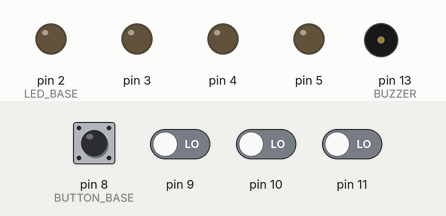
This sketch was run on a simulated Arduino Uno, built with avr-gcc and run on an emulated ATmega328P. Shown: output pins drawn as LEDs (lit = HIGH), buzzer (waves = sounding). Dashed ring = blinking. Inputs (shaded band) come from the test bench; at power-on: pin 8 (BUTTON_BASE), pin 9–11 LOW. Random numbers use the default seed unless the sketch sets one.

Above: at 1.5 s.
1.6 s: pin 8 (BUTTON_BASE) pulled HIGH for 0.15 s
At 1.7 s:
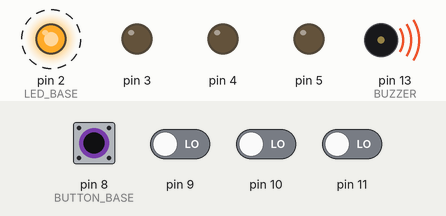
At 3.5 s:
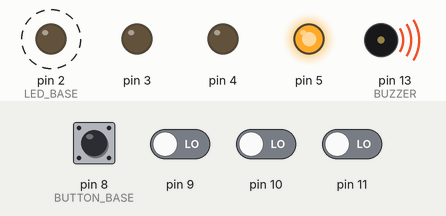
4.7 s: pin 9 driven HIGH
At 4.95 s:
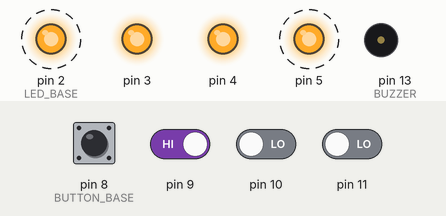
Timing chart, 0 to 10.6 s (numbered marks = the images above; inputs shaded):
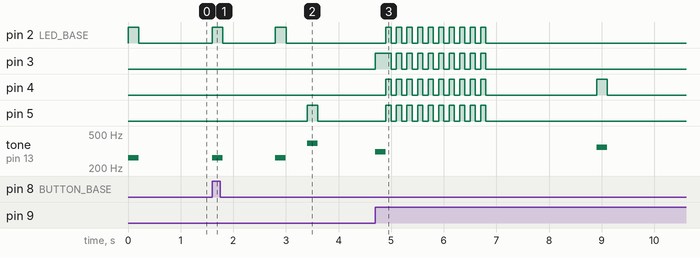

Measured:
- after the input at 1.6 s, pin 2 (LED_BASE): alternates HIGH for 0.20 s and LOW for 1.0 s, starting at once; pin 5: LOW → HIGH after 1.8 s, → LOW 0.20 s later; tone on pin 13 (BUZZER): plays 262 Hz for 0.20 s, 262 Hz for 0.20 s, 392 Hz for 0.20 s, starting at once
- after the input at 4.7 s, pin 2 (LED_BASE): alternates HIGH for 0.10 s and LOW for 0.10 s, 20 changes in all, then stays LOW, starting after 0.20 s; pin 3: LOW → HIGH at once, then repeats every 0.20 s: LOW 0.10 s, HIGH 0.10 s, until it stays LOW from 6.8 s

The sketch:

sketch.ino
```cpp
const byte RED = 0;
const byte GREEN = 1;
const byte BLUE = 2;
const byte YELLOW = 3;

// Red button is pin 8, green button is pin 9, blue button is pin 10,
// yellow button is pin 11.
const byte BUTTON_BASE = 8;

// Red led is pin 2, green led is pin 3, blue led is pin 4 and yellow
// led is pin 5.
const byte LED_BASE = 2;

const byte BUZZER = 13;

int notes[] = {262, 311, 349, 392};

boolean isComputerTurn = true;
byte lastPly;
byte plies[20];
byte plyIndex = 0;

byte answers[20];
byte answerIndex = 0;

boolean isButtonUp = true;

void setup() {
  for(byte i = 0; i < 4; i++) {
    pinMode(BUTTON_BASE + i, INPUT);
  }
  for(byte i = 0; i < 4; i++) {
    pinMode(LED_BASE + i, OUTPUT);
  }
  randomSeed(analogRead(0));
}

void loop() {
  isComputerTurn ? computerTurn() : playerTurn();
}

void computerTurn() {
  computeNewPly();
  playAllPlies();
  isComputerTurn = false;
}

void computeNewPly() {
  lastPly = random(4);
  plies[plyIndex] = lastPly;
  plyIndex++;
}

void playAllPlies() {
  for(byte i = 0; i < plyIndex; i++) {
    allLedsOff();
    lightTheLed(plies[i]);
    delay(400);
  }
  allLedsOff();
}

void playerTurn() {
  // Records the state of the buttons.
  byte states[4];
  for(byte i = 0; i < 4; i++) {
    states[i] = digitalRead(BUTTON_BASE + i);
  }

  if(!isButtonPressed(states) && !isButtonUp) {
    isButtonUp = true;
  } else if(isButtonPressed(states) && isButtonUp) {
    isButtonUp = false;
    lightTheLedAndRecordAnswer(states);
    isRightAnswer() ? rightAnswer() : gameOver();
  }
  delay(1);
}

boolean isButtonPressed(byte buttons[]) {
  return buttons[RED] || buttons[GREEN] || buttons[BLUE] || buttons[YELLOW];
}

void lightTheLedAndRecordAnswer(byte states[]) {
  for(byte i = RED; i <= YELLOW; i++) {
    if(states[i]) {
      lightTheLed(i);
      answers[answerIndex] = i;
      answerIndex++;
      break;
    }
  }
}

boolean isRightAnswer() {
  if(answers[answerIndex - 1] == plies[answerIndex - 1]) {
    return true;
  } else {
    return false;
  }
}

void allLedsOff() {
  allLeds(LOW);
}

void allLedsOn() {
  allLeds(HIGH);
}

void allLeds(int state) {
  for(byte i = 0; i < 4; i++) {
    digitalWrite(LED_BASE + i, state);
  }
}

void lightTheLed(byte led) {
  digitalWrite(LED_BASE + led, HIGH);
  tone(BUZZER, notes[led], 200);
  delay(200);
  digitalWrite(LED_BASE + led, LOW);
}

void blinkLeds() {
  for(byte i = 0; i < 10; i++) {
    allLedsOn();
    delay(100);
    allLedsOff();
    delay(100);
  }
}

void gameOver() {
  blinkLeds();
  plyIndex = 0;
  answerIndex = 0;
  isComputerTurn = true;
  delay(2000);
}

void rightAnswer() {
  if(answerIndex == plyIndex) {
    answerIndex = 0;
    isComputerTurn = true;
    delay(1000);
  } else {
    delay(1);
  }
}
```
